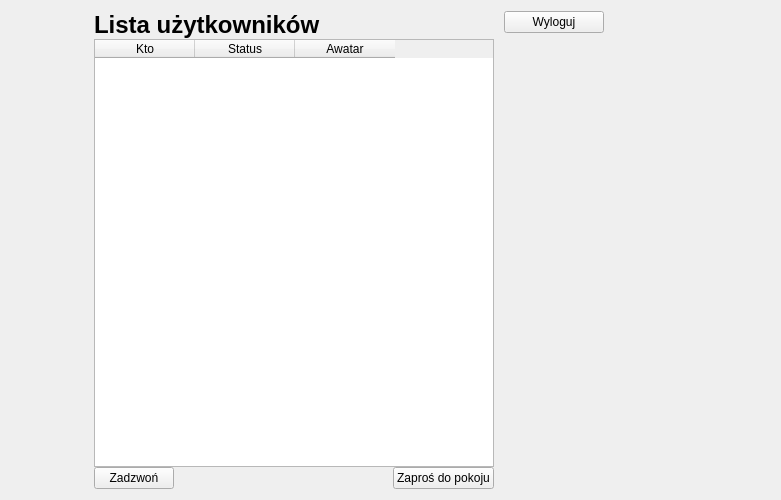
<?xml version="1.0" encoding="UTF-8"?>
<ui version="4.0">
 <class>FormInterface</class>
 <widget class="QWidget" name="FormInterface">
  <property name="geometry">
   <rect>
    <x>0</x>
    <y>0</y>
    <width>781</width>
    <height>500</height>
   </rect>
  </property>
  <property name="windowTitle">
   <string>Form</string>
  </property>
  <layout class="QHBoxLayout" name="horizontalLayout">
   <item>
    <layout class="QHBoxLayout" name="horizontal_layout_main">
     <property name="spacing">
      <number>0</number>
     </property>
     <item>
      <spacer name="horizontal_spacer_left_1">
       <property name="orientation">
        <enum>Qt::Horizontal</enum>
       </property>
       <property name="sizeHint" stdset="0">
        <size>
         <width>20</width>
         <height>20</height>
        </size>
       </property>
      </spacer>
     </item>
     <item>
      <layout class="QVBoxLayout" name="vertical_layout_left">
       <item>
        <widget class="QLabel" name="label_list_users">
         <property name="text">
          <string>&lt;html&gt;&lt;head/&gt;&lt;body&gt;&lt;p&gt;&lt;span style=&quot; font-size:18pt; font-weight:600;&quot;&gt;Lista użytkowników&lt;/span&gt;&lt;/p&gt;&lt;/body&gt;&lt;/html&gt;</string>
         </property>
         <property name="alignment">
          <set>Qt::AlignLeading|Qt::AlignLeft|Qt::AlignTop</set>
         </property>
         <property name="margin">
          <number>5</number>
         </property>
        </widget>
       </item>
       <item>
        <widget class="QTableWidget" name="table_widget_list_of_users">
         <property name="minimumSize">
          <size>
           <width>400</width>
           <height>100</height>
          </size>
         </property>
         <property name="maximumSize">
          <size>
           <width>500</width>
           <height>16777215</height>
          </size>
         </property>
         <property name="baseSize">
          <size>
           <width>300</width>
           <height>100</height>
          </size>
         </property>
         <property name="autoFillBackground">
          <bool>false</bool>
         </property>
         <property name="frameShape">
          <enum>QFrame::StyledPanel</enum>
         </property>
         <property name="midLineWidth">
          <number>1</number>
         </property>
         <property name="autoScroll">
          <bool>false</bool>
         </property>
         <property name="iconSize">
          <size>
           <width>20</width>
           <height>20</height>
          </size>
         </property>
         <property name="textElideMode">
          <enum>Qt::ElideMiddle</enum>
         </property>
         <attribute name="horizontalHeaderCascadingSectionResizes">
          <bool>true</bool>
         </attribute>
         <attribute name="horizontalHeaderDefaultSectionSize">
          <number>100</number>
         </attribute>
         <attribute name="verticalHeaderMinimumSectionSize">
          <number>100</number>
         </attribute>
         <column>
          <property name="text">
           <string>Kto</string>
          </property>
         </column>
         <column>
          <property name="text">
           <string>Status</string>
          </property>
         </column>
         <column>
          <property name="text">
           <string>Awatar</string>
          </property>
         </column>
        </widget>
       </item>
       <item>
        <layout class="QHBoxLayout" name="horizontalLayout_5">
         <item>
          <widget class="QPushButton" name="push_button_call">
           <property name="text">
            <string>Zadzwoń</string>
           </property>
          </widget>
         </item>
         <item>
          <spacer name="horizontal_spacer_between_buttons">
           <property name="orientation">
            <enum>Qt::Horizontal</enum>
           </property>
           <property name="sizeHint" stdset="0">
            <size>
             <width>40</width>
             <height>20</height>
            </size>
           </property>
          </spacer>
         </item>
         <item>
          <widget class="QPushButton" name="push_button_invite">
           <property name="text">
            <string>Zaproś do pokoju</string>
           </property>
          </widget>
         </item>
        </layout>
       </item>
      </layout>
     </item>
     <item>
      <spacer name="horizontal_spacer_right_1">
       <property name="orientation">
        <enum>Qt::Horizontal</enum>
       </property>
       <property name="sizeType">
        <enum>QSizePolicy::Minimum</enum>
       </property>
       <property name="sizeHint" stdset="0">
        <size>
         <width>10</width>
         <height>20</height>
        </size>
       </property>
      </spacer>
     </item>
     <item>
      <layout class="QVBoxLayout" name="vertical_layout_right">
       <item>
        <widget class="QPushButton" name="push_button_logout">
         <property name="text">
          <string>Wyloguj</string>
         </property>
        </widget>
       </item>
       <item>
        <widget class="QLabel" name="label_avatar">
         <property name="minimumSize">
          <size>
           <width>100</width>
           <height>100</height>
          </size>
         </property>
         <property name="text">
          <string/>
         </property>
         <property name="pixmap">
          <pixmap>icons/111317-essential-ui/svg/edit-profile.svg</pixmap>
         </property>
         <property name="scaledContents">
          <bool>false</bool>
         </property>
         <property name="alignment">
          <set>Qt::AlignCenter</set>
         </property>
         <property name="indent">
          <number>0</number>
         </property>
        </widget>
       </item>
       <item>
        <spacer name="vertical_sapcer_under_avatar">
         <property name="orientation">
          <enum>Qt::Vertical</enum>
         </property>
         <property name="sizeHint" stdset="0">
          <size>
           <width>20</width>
           <height>40</height>
          </size>
         </property>
        </spacer>
       </item>
      </layout>
     </item>
     <item>
      <spacer name="horizontal_spacer_right_3">
       <property name="orientation">
        <enum>Qt::Horizontal</enum>
       </property>
       <property name="sizeHint" stdset="0">
        <size>
         <width>20</width>
         <height>20</height>
        </size>
       </property>
      </spacer>
     </item>
     <item>
      <spacer name="horizontal_spacer_right_2">
       <property name="orientation">
        <enum>Qt::Horizontal</enum>
       </property>
       <property name="sizeHint" stdset="0">
        <size>
         <width>20</width>
         <height>20</height>
        </size>
       </property>
      </spacer>
     </item>
    </layout>
   </item>
  </layout>
 </widget>
 <tabstops>
  <tabstop>table_widget_list_of_users</tabstop>
  <tabstop>push_button_call</tabstop>
  <tabstop>push_button_invite</tabstop>
  <tabstop>push_button_logout</tabstop>
 </tabstops>
 <resources/>
 <connections/>
</ui>
